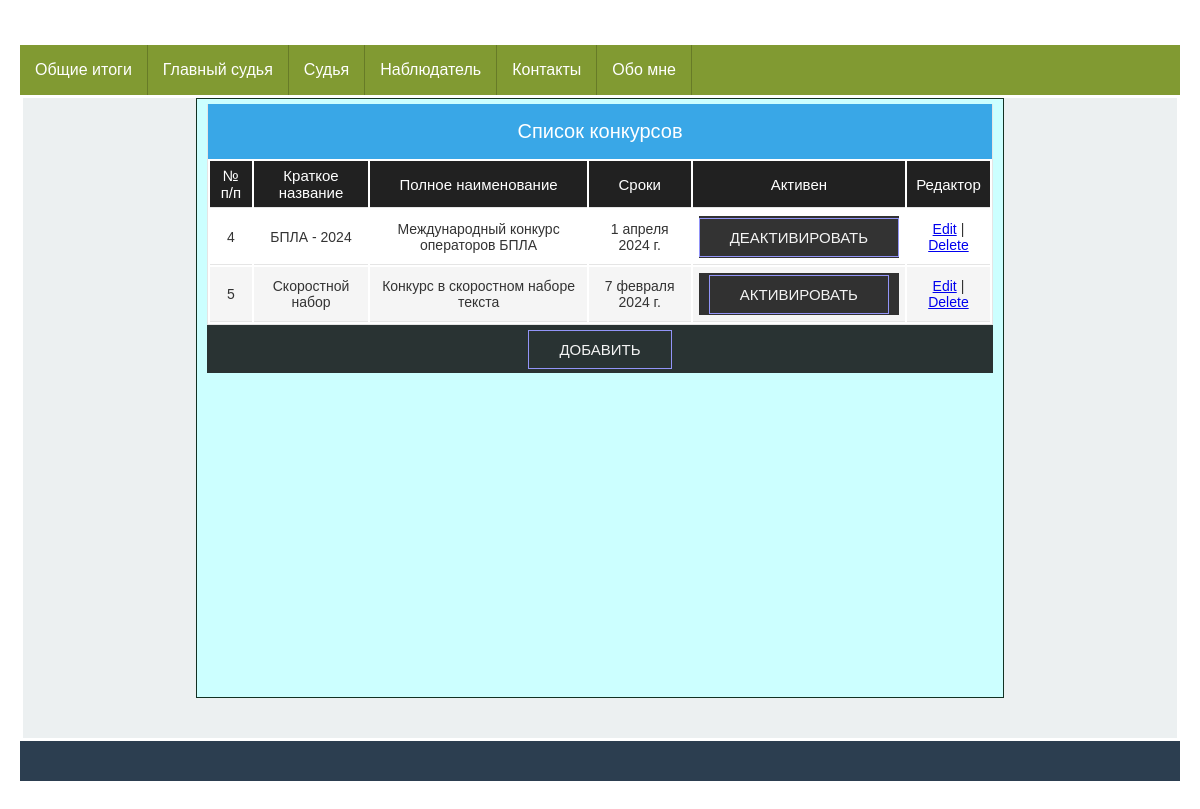
/competitions/all/, run on an earlier commit of the app's database.
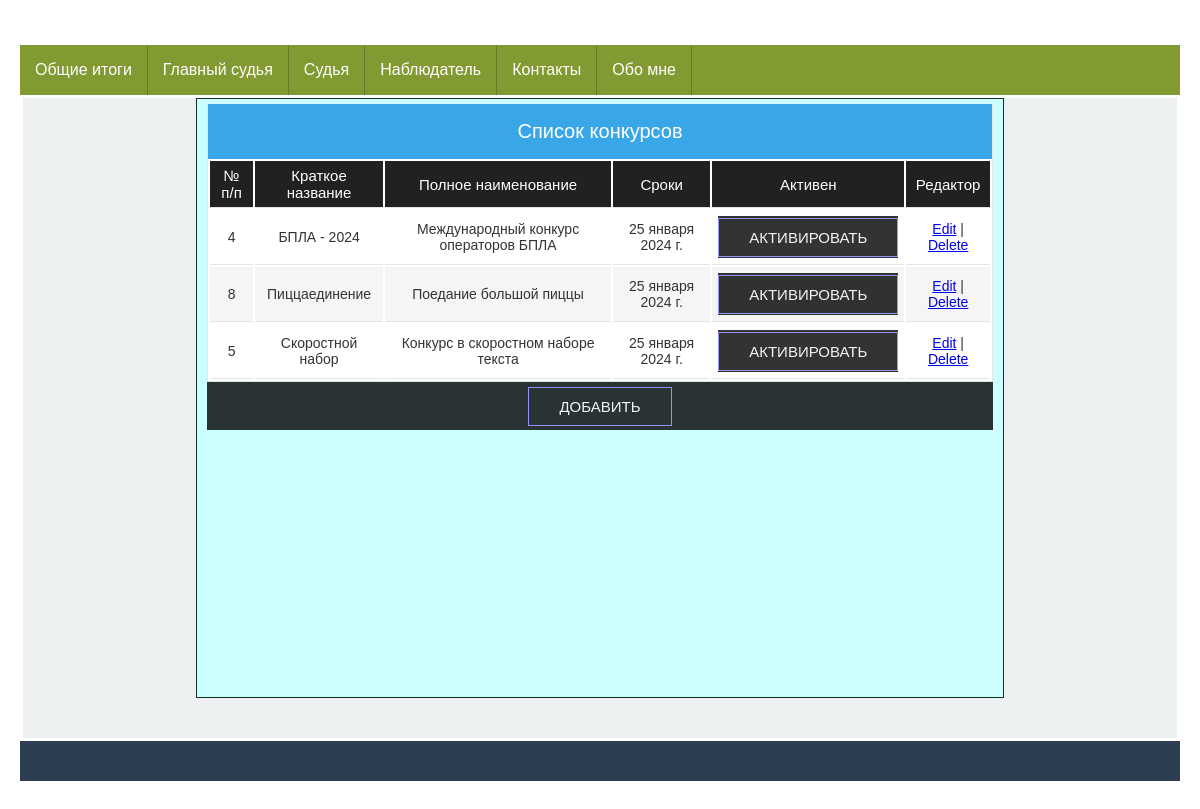
And on a later commit of the database.
### app_for_competitions/models.py (models this page shows, shortened)
class Competition(models.Model):
    class Meta:
        db_table = 'competitions'
        verbose_name = _('Соревнования')
    name = models.CharField(_('Сокращенное название'), max_length=50)
    fullname = models.CharField(_('Полное наименование конкурса'), max_length=200,
                                default=None)
    date = models.DateField(_('Дата проведения'),
                            help_text="Дата начала")
    active = models.BooleanField(_('Активен'), default=True)

### app_for_competitions/views.py (the view)
# urls.py: path('all/', edit_competitions, name='all_competitions'),
def edit_competitions(request):
    competitions = Competition.objects.all().order_by('name')
    context = dict()
    context['competitions'] = competitions
    context['title'] = COMPETITIONS_TABLE_TITLE
    return render(request, 'app_for_competitions/edit_competitions.html', context=context)

### app_for_competitions/templates/app_for_competitions/edit_competitions.html (shortened to what this page needs)
{% extends 'base.html' %}
{% load static %}
{% block content %}
<div class="row">
    <div class="table-caption">Список конкурсов</div>
    <table id="table">
        <thead>
        <tr>
            {% for value in title %}
            <th>{{ value }}</th>
            {% endfor %}
        </tr>
        </thead>
        <tbody>
        {% for competition in competitions %}
        <tr>
            <td>{{competition.id}}</td>
            <td>{{competition.name}}</td>
            <td>{{competition.fullname}}</td>
            <td>{{competition.date}}</td>
            <td>
                <div class="container">
                    <a href="{% url 'competition_activate' pk=competition.id %}" class="btn a_btn">
                        {% if competition.active %}
                            Деактивировать
                        {% else %}
                            Активировать
                        {% endif %}
                    </a>
                </div>
            </td>
            <td class="actions"><a href="{% url 'edit_competition' pk=competition.id %}">Edit</a> | <a
                    href="{% url 'delete_competition' pk=competition.id %}">Delete</a></td>
        </tr>
        {% endfor %}
        </tbody>
    </table>
    <div class="container">
        <a href="{% url 'add_competition' %}" class="btn a_btn">Добавить</a>
    </div>
</div>
{% endblock %}

What changed in the data, as far as the page shows it:
changed Competition "БПЛА - 2024": date "1 апреля 2024 г." → "25 января 2024 г."; active "ДЕАКТИВИРОВАТЬ" → "АКТИВИРОВАТЬ"
added Competition: id "8", name "Пиццаединение", fullname "Поедание большой пиццы", date "25 января 2024 г.", active "АКТИВИРОВАТЬ"
changed Competition "Скоростной набор": date "7 февраля 2024 г." → "25 января 2024 г."
